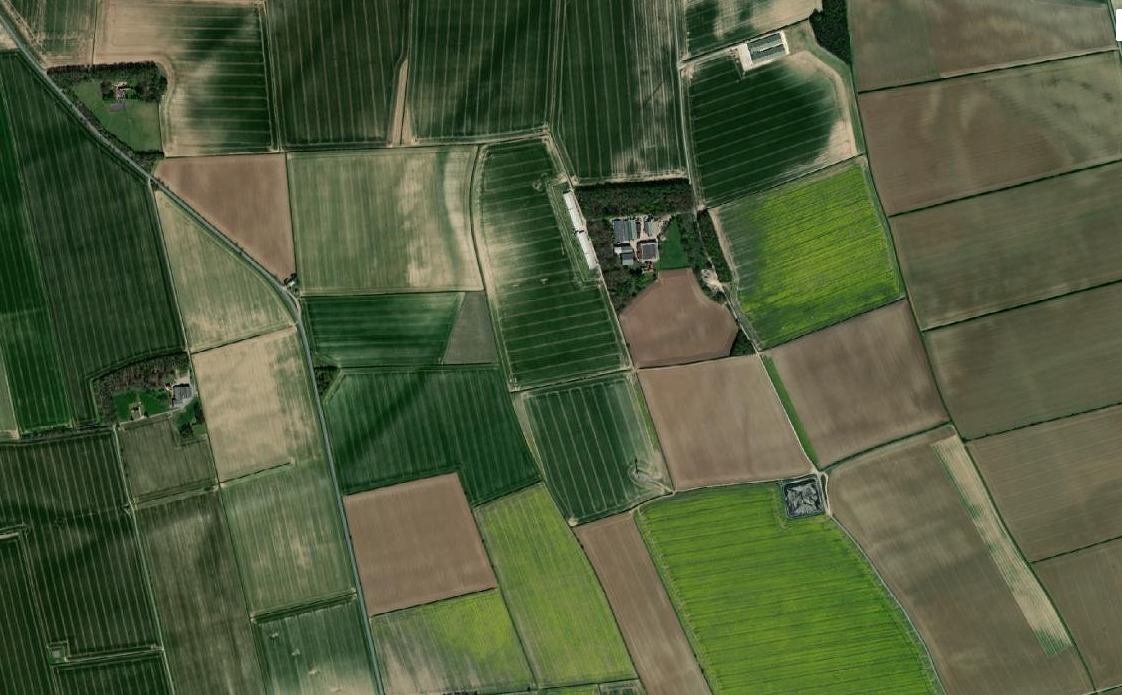
#> input picture satellite.png, 1122 x 695 px
$ python lab5.py
#> lines starting #> are read from the running program, lines starting #| are printed output that depends on the picture; after the words box and inside, x2 and y2 are one past the last pixel; in counts of white or black regions, pixels touching at a corner belong together
import cv2
import numpy as np


# -----------------------------
# get_stats function
# -----------------------------
def get_stats(roi, L=256):

    hist = np.histogram(roi, bins=L, range=(0, L), density=True)

    mean = 0
    uniformity = 0
    entropy = 0

    for i in range(L):
        mean += i * hist[0][i]
        uniformity += hist[0][i]**2
        entropy -= hist[0][i] * np.log2(hist[0][i] + 1e-6)

    m = np.zeros(5)

    for n in range(5):
        for zi in range(L):
            m[n] += (zi - mean)**n * hist[0][zi]

    variance = m[2]

    normalised_variance = variance / ((L-1)**2)
    r = 1 - (1 / (1 + normalised_variance))

    skewness = m[3]
    flatness = m[4]

    return mean, variance, r, skewness, flatness, uniformity, entropy


# -----------------------------
# classify function
# -----------------------------
def classify_region(test_stats, ref1_stats, ref2_stats):
    d1 = abs(test_stats[0] - ref1_stats[0]) + \
         abs(test_stats[1] - ref1_stats[1]) + \
         abs(test_stats[6] - ref1_stats[6])

    d2 = abs(test_stats[0] - ref2_stats[0]) + \
         abs(test_stats[1] - ref2_stats[1]) + \
         abs(test_stats[6] - ref2_stats[6])

    if d1 < d2:
        return 1
    else:
        return 2


# -----------------------------
# Load image
# -----------------------------
img = cv2.imread("satellite.png")
#> img is the input picture: shape (695, 1122, 3); mean B, G, R 59.9, 91.1, 80

if img is None:
    print("Image not found")
    exit()

gray = cv2.cvtColor(img, cv2.COLOR_BGR2GRAY)
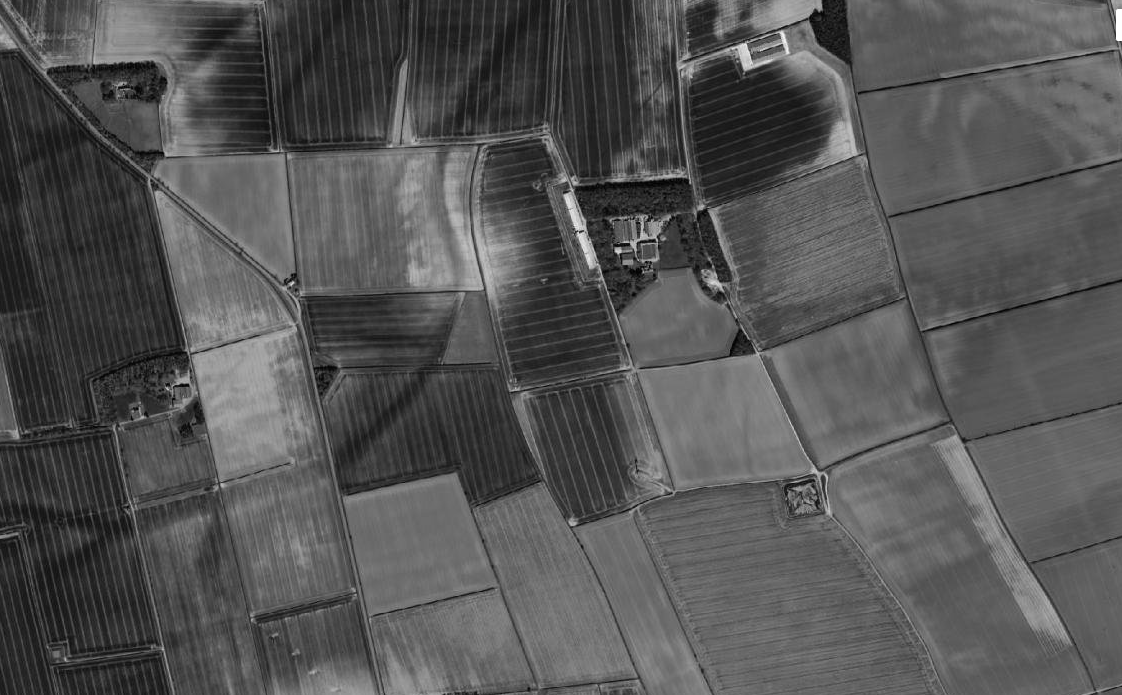
#> gray: shape (695, 1122); min 1, max 255, mean 84.3

# -----------------------------
# Reference ROIs
# -----------------------------
roi1 = gray[200:350, 300:450]   # texture class 1
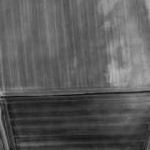
#> roi1: shape (150, 150); min 18, max 179, mean 90.4
roi2 = gray[400:550, 500:650]   # texture class 2
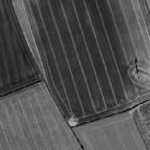
#> roi2: shape (150, 150); min 7, max 184, mean 78.7

stats1 = get_stats(roi1)
#> the loop in get_stats, `for i in range(L):` made 256 passes
#> (mean, uniformity, entropy) on passes 1 to 3: (0, 0, 0), (0, 0, 0), (0, 0, 0)
#> after the loop in get_stats, `for i in range(L):`: entropy = 6.82; mean = 90.36; uniformity = 0.0108
#> after the loop in get_stats, `for n in range(5):`: m = [1, -1.04e-14, 965.6, 1061.9, 2310433.9]
#> in get_stats, `variance = m[2]`: variance = 965.6
#> in get_stats, `normalised_variance = variance / ((L-1)**2)`: normalised_variance = 0.0148
#> in get_stats, `r = 1 - (1 / (1 + normalised_variance))`: r = 0.0146
#> in get_stats, `skewness = m[3]`: skewness = 1061.9
#> in get_stats, `flatness = m[4]`: flatness = 2310433.9
#> stats1 = (90.36, 965.6, 0.0146, 1061.9, 2310433.9, 0.0108, 6.82)
stats2 = get_stats(roi2)
#> the loop in get_stats (call 2), `for i in range(L):` made 256 passes
#> stats2 = (78.74, 776.3, 0.0118, 4848.6, 1070450.4, 0.0136, 6.47)

# -----------------------------
# Output image for texture map
# -----------------------------
texture_map = img.copy()

# ROI size and stride
roi_size = 80
stride = 40

# -----------------------------
# Scan across image
# -----------------------------
for y in range(0, gray.shape[0] - roi_size, stride):
    for x in range(0, gray.shape[1] - roi_size, stride):

        roi = gray[y:y+roi_size, x:x+roi_size]
        stats = get_stats(roi)

        label = classify_region(stats, stats1, stats2)

        if label == 1:
            # Region similar to ROI 1 → green
            cv2.rectangle(texture_map, (x, y), (x+roi_size, y+roi_size), (0,255,0), 1)
        else:
            # Region similar to ROI 2 → red
            cv2.rectangle(texture_map, (x, y), (x+roi_size, y+roi_size), (0,0,255), 1)
#> this loop made 16 passes
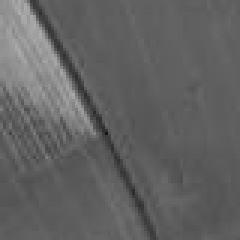
#> roi: shape (80, 80) (shown 3 times larger); min 21, max 172, mean 98.3
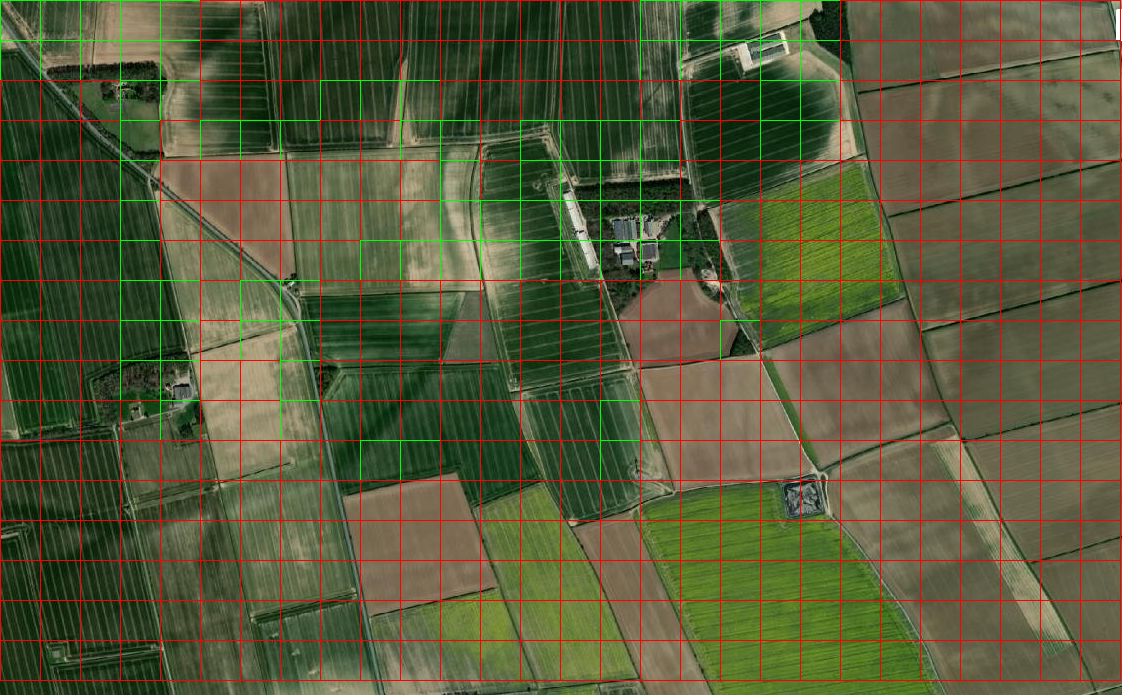
#> texture_map: shape (695, 1122, 3); 5.05% of pixels changed, all inside (x1, y1, x2, y2) = (0, 0, 1121, 681)

# Draw original reference ROIs
cv2.rectangle(texture_map, (300,200), (450,350), (0,255,0), 2)
cv2.rectangle(texture_map, (500,400), (650,550), (255,0,0), 2)
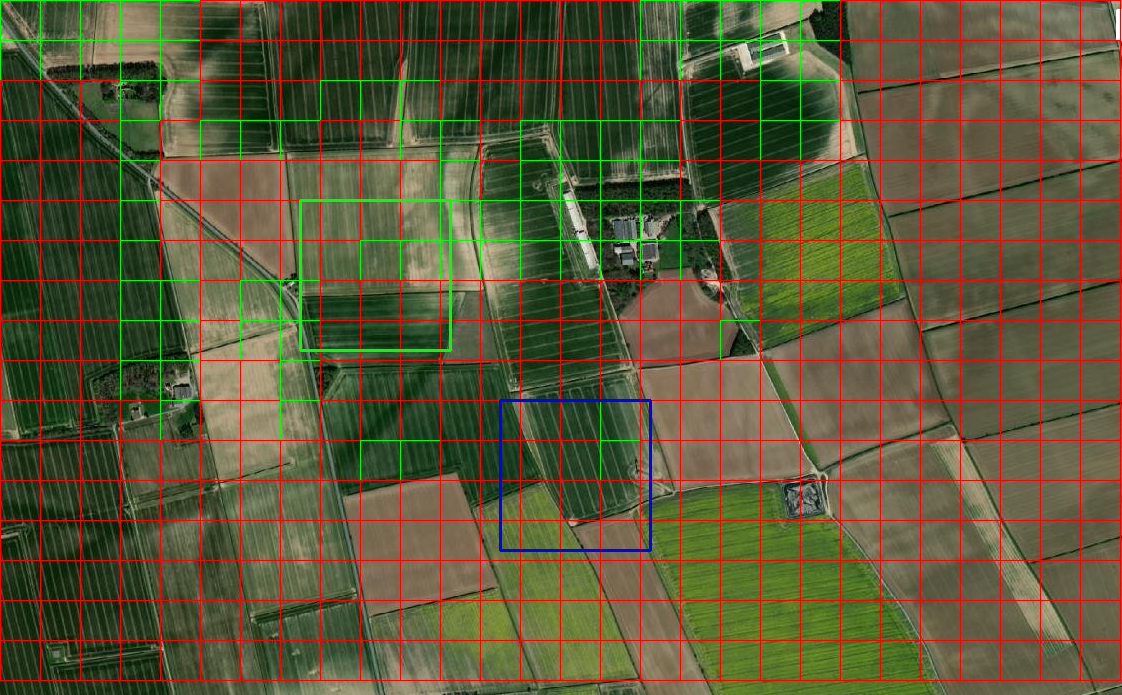
#> texture_map: shape (695, 1122, 3); mean B, G, R 57.2, 88.7, 86.3

# -----------------------------
# Show results
# -----------------------------
cv2.imshow("Texture Map", texture_map)
cv2.imshow("ROI 1", roi1)
cv2.imshow("ROI 2", roi2)

while True:
    if cv2.waitKey(1) & 0xFF == ord('q'):
#> (key q is pressed here)
        break

cv2.destroyAllWindows()
